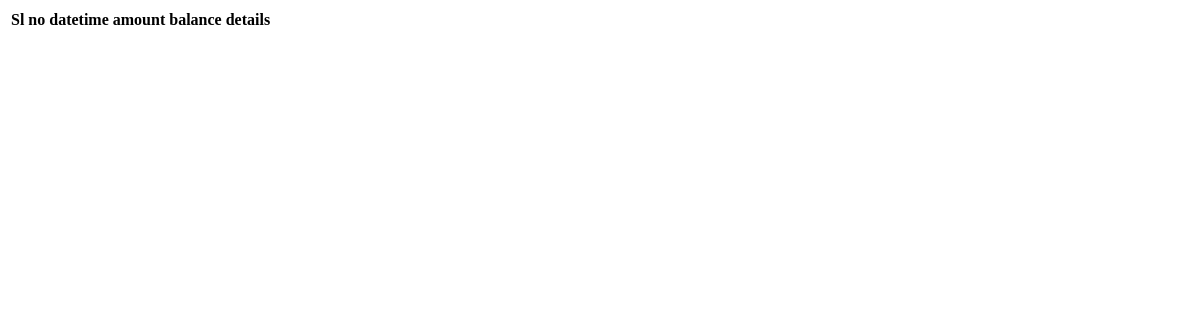
Page /history (signed in) on the earlier database version.
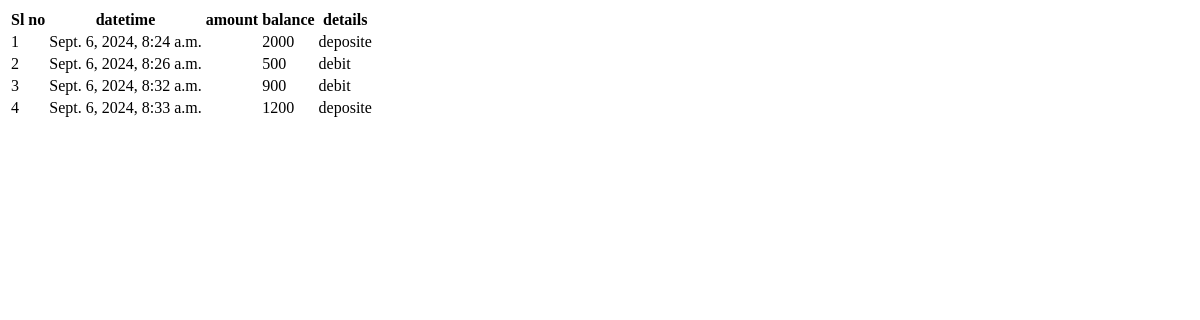
Same page on the later database version.
### app/models.py (models this page shows)
class Transaction(models.Model):
    transaction_id=models.ForeignKey(CustomUser,on_delete=models.CASCADE)
    datetime=models.DateTimeField(auto_now_add=True)
    details=models.CharField(max_length=100)
    amount=models.IntegerField()
    balance=models.IntegerField()

### app/views.py (the view)
# urls.py: path('history',views.history,name='history'),
def history(request):
    data=CustomUser.objects.get(id=request.user.id)
    user=Transaction.objects.filter(transaction_id=data)
    return render(request,'history.html',{'user':user})

### templates/history.html (shortened to what this page needs)
<!DOCTYPE html>
<html lang="en">
<head>
</head>
<body>
    <table>
        <tr>
            <th>Sl no</th>
            <th>datetime</th>
            <th>amount</th>
            <th>balance</th>
            <th>details</th>
        </tr>
        {% for i in user %}
        <tr>
            <td>{{forloop.counter}}</td>
            <td>{{i.datetime}}</td>
            <td>{{i.amonunt}}</td>
            <td>{{i.balance}}</td>
            <td>{{i.details}}</td>
        </tr>
        {% endfor %}
    </table>
</body>
</html>

Differences in the rows shown:
added Transaction: datetime "Sept. 6, 2024, 8:24 a.m.", balance "2000", details "deposite"
added Transaction: datetime "Sept. 6, 2024, 8:26 a.m.", balance "500", details "debit"
added Transaction: datetime "Sept. 6, 2024, 8:32 a.m.", balance "900", details "debit"
added Transaction: datetime "Sept. 6, 2024, 8:33 a.m.", balance "1200", details "deposite"
